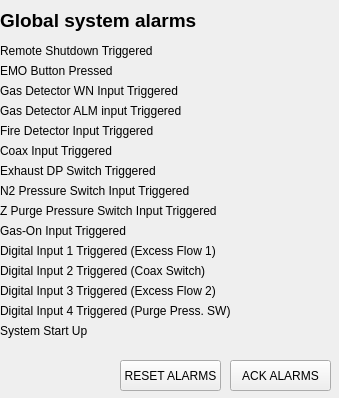
<?xml version="1.0" encoding="UTF-8"?>
<ui version="4.0">
 <class>Form</class>
 <widget class="QWidget" name="Form">
  <property name="geometry">
   <rect>
    <x>0</x>
    <y>0</y>
    <width>339</width>
    <height>398</height>
   </rect>
  </property>
  <property name="windowTitle">
   <string>${DEV}</string>
  </property>
  <widget class="PyDMPushButton" name="Alarm_Ack">
   <property name="geometry">
    <rect>
     <x>230</x>
     <y>360</y>
     <width>101</width>
     <height>31</height>
    </rect>
   </property>
   <property name="toolTip">
    <string/>
   </property>
   <property name="text">
    <string>ACK ALARMS</string>
   </property>
   <property name="channel" stdset="0">
    <string>ca://${DEV}:ALARM_ACK_SET</string>
   </property>
   <property name="pressValue" stdset="0">
    <string>1234</string>
   </property>
  </widget>
  <widget class="PyDMPushButton" name="Alarm_Reset">
   <property name="geometry">
    <rect>
     <x>120</x>
     <y>360</y>
     <width>101</width>
     <height>31</height>
    </rect>
   </property>
   <property name="toolTip">
    <string/>
   </property>
   <property name="text">
    <string>RESET ALARMS</string>
   </property>
   <property name="channel" stdset="0">
    <string>ca://${DEV}:ALARM_RESET_SET</string>
   </property>
   <property name="pressValue" stdset="0">
    <string>1234</string>
   </property>
  </widget>
  <widget class="PyDMLabel" name="Alarms_label">
   <property name="geometry">
    <rect>
     <x>0</x>
     <y>10</y>
     <width>261</width>
     <height>21</height>
    </rect>
   </property>
   <property name="font">
    <font>
     <pointsize>14</pointsize>
     <weight>75</weight>
     <bold>true</bold>
    </font>
   </property>
   <property name="focusPolicy">
    <enum>Qt::NoFocus</enum>
   </property>
   <property name="toolTip">
    <string/>
   </property>
   <property name="lineWidth">
    <number>1</number>
   </property>
   <property name="text">
    <string>Global system alarms</string>
   </property>
   <property name="textFormat">
    <enum>Qt::PlainText</enum>
   </property>
   <property name="scaledContents">
    <bool>false</bool>
   </property>
  </widget>
  <widget class="PyDMLabel" name="Alarm1_label">
   <property name="geometry">
    <rect>
     <x>0</x>
     <y>40</y>
     <width>261</width>
     <height>21</height>
    </rect>
   </property>
   <property name="toolTip">
    <string/>
   </property>
   <property name="text">
    <string>Remote Shutdown Triggered</string>
   </property>
  </widget>
  <widget class="PyDMByteIndicator" name="Alarm1">
   <property name="geometry">
    <rect>
     <x>270</x>
     <y>40</y>
     <width>61</width>
     <height>21</height>
    </rect>
   </property>
   <property name="font">
    <font>
     <pointsize>2</pointsize>
    </font>
   </property>
   <property name="toolTip">
    <string/>
   </property>
   <property name="channel" stdset="0">
    <string>ca://${DEV}:ALARM_RMT_SHUTDOWN_RBV</string>
   </property>
   <property name="onColor" stdset="0">
    <color>
     <red>255</red>
     <green>0</green>
     <blue>0</blue>
    </color>
   </property>
   <property name="offColor" stdset="0">
    <color>
     <red>0</red>
     <green>255</green>
     <blue>0</blue>
    </color>
   </property>
   <property name="showLabels" stdset="0">
    <bool>false</bool>
   </property>
  </widget>
  <widget class="PyDMByteIndicator" name="Alarm2">
   <property name="geometry">
    <rect>
     <x>270</x>
     <y>60</y>
     <width>61</width>
     <height>21</height>
    </rect>
   </property>
   <property name="font">
    <font>
     <pointsize>2</pointsize>
    </font>
   </property>
   <property name="toolTip">
    <string/>
   </property>
   <property name="channel" stdset="0">
    <string>ca://${DEV}:ALARM_EMO_BTN_PRESSED_RBV</string>
   </property>
   <property name="onColor" stdset="0">
    <color>
     <red>255</red>
     <green>0</green>
     <blue>0</blue>
    </color>
   </property>
   <property name="offColor" stdset="0">
    <color>
     <red>0</red>
     <green>255</green>
     <blue>0</blue>
    </color>
   </property>
   <property name="showLabels" stdset="0">
    <bool>false</bool>
   </property>
  </widget>
  <widget class="PyDMLabel" name="Alarm2_label">
   <property name="geometry">
    <rect>
     <x>0</x>
     <y>60</y>
     <width>261</width>
     <height>21</height>
    </rect>
   </property>
   <property name="toolTip">
    <string/>
   </property>
   <property name="text">
    <string>EMO Button Pressed</string>
   </property>
  </widget>
  <widget class="PyDMByteIndicator" name="Alarm3">
   <property name="geometry">
    <rect>
     <x>270</x>
     <y>80</y>
     <width>61</width>
     <height>21</height>
    </rect>
   </property>
   <property name="font">
    <font>
     <pointsize>2</pointsize>
    </font>
   </property>
   <property name="toolTip">
    <string/>
   </property>
   <property name="channel" stdset="0">
    <string>ca://${DEV}:ALARM_GAS_DET_WN_IN_RBV</string>
   </property>
   <property name="onColor" stdset="0">
    <color>
     <red>255</red>
     <green>0</green>
     <blue>0</blue>
    </color>
   </property>
   <property name="offColor" stdset="0">
    <color>
     <red>0</red>
     <green>255</green>
     <blue>0</blue>
    </color>
   </property>
   <property name="showLabels" stdset="0">
    <bool>false</bool>
   </property>
  </widget>
  <widget class="PyDMLabel" name="Alarm3_label">
   <property name="geometry">
    <rect>
     <x>0</x>
     <y>80</y>
     <width>261</width>
     <height>21</height>
    </rect>
   </property>
   <property name="toolTip">
    <string/>
   </property>
   <property name="text">
    <string>Gas Detector WN Input Triggered</string>
   </property>
  </widget>
  <widget class="PyDMLabel" name="Alarm4_label">
   <property name="geometry">
    <rect>
     <x>0</x>
     <y>100</y>
     <width>261</width>
     <height>21</height>
    </rect>
   </property>
   <property name="toolTip">
    <string/>
   </property>
   <property name="text">
    <string>Gas Detector ALM input Triggered</string>
   </property>
  </widget>
  <widget class="PyDMByteIndicator" name="Alarm4">
   <property name="geometry">
    <rect>
     <x>270</x>
     <y>100</y>
     <width>61</width>
     <height>21</height>
    </rect>
   </property>
   <property name="font">
    <font>
     <pointsize>2</pointsize>
    </font>
   </property>
   <property name="toolTip">
    <string/>
   </property>
   <property name="channel" stdset="0">
    <string>ca://${DEV}:ALARM_GAS_DET_ALM_IN_RBV</string>
   </property>
   <property name="onColor" stdset="0">
    <color>
     <red>255</red>
     <green>0</green>
     <blue>0</blue>
    </color>
   </property>
   <property name="offColor" stdset="0">
    <color>
     <red>0</red>
     <green>255</green>
     <blue>0</blue>
    </color>
   </property>
   <property name="showLabels" stdset="0">
    <bool>false</bool>
   </property>
  </widget>
  <widget class="PyDMLabel" name="Alarm5_label">
   <property name="geometry">
    <rect>
     <x>0</x>
     <y>120</y>
     <width>261</width>
     <height>21</height>
    </rect>
   </property>
   <property name="toolTip">
    <string/>
   </property>
   <property name="text">
    <string>Fire Detector Input Triggered</string>
   </property>
  </widget>
  <widget class="PyDMByteIndicator" name="Alarm5">
   <property name="geometry">
    <rect>
     <x>270</x>
     <y>120</y>
     <width>61</width>
     <height>21</height>
    </rect>
   </property>
   <property name="font">
    <font>
     <pointsize>2</pointsize>
    </font>
   </property>
   <property name="toolTip">
    <string/>
   </property>
   <property name="channel" stdset="0">
    <string>ca://${DEV}:ALARM_FIRE_DET_IN_RBV</string>
   </property>
   <property name="onColor" stdset="0">
    <color>
     <red>255</red>
     <green>0</green>
     <blue>0</blue>
    </color>
   </property>
   <property name="offColor" stdset="0">
    <color>
     <red>0</red>
     <green>255</green>
     <blue>0</blue>
    </color>
   </property>
   <property name="showLabels" stdset="0">
    <bool>false</bool>
   </property>
  </widget>
  <widget class="PyDMLabel" name="Alarm6_label">
   <property name="geometry">
    <rect>
     <x>0</x>
     <y>140</y>
     <width>261</width>
     <height>21</height>
    </rect>
   </property>
   <property name="toolTip">
    <string/>
   </property>
   <property name="text">
    <string>Coax Input Triggered</string>
   </property>
  </widget>
  <widget class="PyDMByteIndicator" name="Alarm6">
   <property name="geometry">
    <rect>
     <x>270</x>
     <y>140</y>
     <width>61</width>
     <height>21</height>
    </rect>
   </property>
   <property name="font">
    <font>
     <pointsize>2</pointsize>
    </font>
   </property>
   <property name="toolTip">
    <string/>
   </property>
   <property name="channel" stdset="0">
    <string>ca://${DEV}:ALARM_COAX_IN_RBV</string>
   </property>
   <property name="onColor" stdset="0">
    <color>
     <red>255</red>
     <green>0</green>
     <blue>0</blue>
    </color>
   </property>
   <property name="offColor" stdset="0">
    <color>
     <red>0</red>
     <green>255</green>
     <blue>0</blue>
    </color>
   </property>
   <property name="showLabels" stdset="0">
    <bool>false</bool>
   </property>
  </widget>
  <widget class="PyDMLabel" name="Alarm7_label">
   <property name="geometry">
    <rect>
     <x>0</x>
     <y>160</y>
     <width>261</width>
     <height>21</height>
    </rect>
   </property>
   <property name="toolTip">
    <string/>
   </property>
   <property name="text">
    <string>Exhaust DP Switch Triggered</string>
   </property>
  </widget>
  <widget class="PyDMByteIndicator" name="Alarm7">
   <property name="geometry">
    <rect>
     <x>270</x>
     <y>160</y>
     <width>61</width>
     <height>21</height>
    </rect>
   </property>
   <property name="font">
    <font>
     <pointsize>2</pointsize>
    </font>
   </property>
   <property name="toolTip">
    <string/>
   </property>
   <property name="channel" stdset="0">
    <string>ca://${DEV}:ALARM_EX_DP_SW_RBV</string>
   </property>
   <property name="onColor" stdset="0">
    <color>
     <red>255</red>
     <green>0</green>
     <blue>0</blue>
    </color>
   </property>
   <property name="offColor" stdset="0">
    <color>
     <red>0</red>
     <green>255</green>
     <blue>0</blue>
    </color>
   </property>
   <property name="showLabels" stdset="0">
    <bool>false</bool>
   </property>
  </widget>
  <widget class="PyDMLabel" name="Alarm8_label">
   <property name="geometry">
    <rect>
     <x>0</x>
     <y>180</y>
     <width>261</width>
     <height>21</height>
    </rect>
   </property>
   <property name="toolTip">
    <string/>
   </property>
   <property name="text">
    <string>N2 Pressure Switch Input Triggered</string>
   </property>
  </widget>
  <widget class="PyDMByteIndicator" name="Alarm8">
   <property name="geometry">
    <rect>
     <x>270</x>
     <y>180</y>
     <width>61</width>
     <height>21</height>
    </rect>
   </property>
   <property name="font">
    <font>
     <pointsize>2</pointsize>
    </font>
   </property>
   <property name="toolTip">
    <string/>
   </property>
   <property name="channel" stdset="0">
    <string>ca://${DEV}:ALARM_N2_PRESS_SW_RBV</string>
   </property>
   <property name="onColor" stdset="0">
    <color>
     <red>255</red>
     <green>0</green>
     <blue>0</blue>
    </color>
   </property>
   <property name="offColor" stdset="0">
    <color>
     <red>0</red>
     <green>255</green>
     <blue>0</blue>
    </color>
   </property>
   <property name="showLabels" stdset="0">
    <bool>false</bool>
   </property>
  </widget>
  <widget class="PyDMLabel" name="Alarm9_label">
   <property name="geometry">
    <rect>
     <x>0</x>
     <y>200</y>
     <width>261</width>
     <height>21</height>
    </rect>
   </property>
   <property name="toolTip">
    <string/>
   </property>
   <property name="text">
    <string>Z Purge Pressure Switch Input Triggered</string>
   </property>
  </widget>
  <widget class="PyDMByteIndicator" name="Alarm9">
   <property name="geometry">
    <rect>
     <x>270</x>
     <y>200</y>
     <width>61</width>
     <height>21</height>
    </rect>
   </property>
   <property name="font">
    <font>
     <pointsize>2</pointsize>
    </font>
   </property>
   <property name="toolTip">
    <string/>
   </property>
   <property name="channel" stdset="0">
    <string>ca://${DEV}:ALARM_Z_PURGE_PRESS_SW_RBV</string>
   </property>
   <property name="onColor" stdset="0">
    <color>
     <red>255</red>
     <green>0</green>
     <blue>0</blue>
    </color>
   </property>
   <property name="offColor" stdset="0">
    <color>
     <red>0</red>
     <green>255</green>
     <blue>0</blue>
    </color>
   </property>
   <property name="showLabels" stdset="0">
    <bool>false</bool>
   </property>
  </widget>
  <widget class="PyDMLabel" name="Alarm10_label">
   <property name="geometry">
    <rect>
     <x>0</x>
     <y>220</y>
     <width>261</width>
     <height>21</height>
    </rect>
   </property>
   <property name="toolTip">
    <string/>
   </property>
   <property name="text">
    <string>Gas-On Input Triggered</string>
   </property>
  </widget>
  <widget class="PyDMByteIndicator" name="Alarm10">
   <property name="geometry">
    <rect>
     <x>270</x>
     <y>220</y>
     <width>61</width>
     <height>21</height>
    </rect>
   </property>
   <property name="font">
    <font>
     <pointsize>2</pointsize>
    </font>
   </property>
   <property name="toolTip">
    <string/>
   </property>
   <property name="channel" stdset="0">
    <string>ca://${DEV}:ALARM_GAS_ON_IN_RBV</string>
   </property>
   <property name="onColor" stdset="0">
    <color>
     <red>255</red>
     <green>0</green>
     <blue>0</blue>
    </color>
   </property>
   <property name="offColor" stdset="0">
    <color>
     <red>0</red>
     <green>255</green>
     <blue>0</blue>
    </color>
   </property>
   <property name="showLabels" stdset="0">
    <bool>false</bool>
   </property>
  </widget>
  <widget class="PyDMLabel" name="Alarm11_label">
   <property name="geometry">
    <rect>
     <x>0</x>
     <y>240</y>
     <width>261</width>
     <height>21</height>
    </rect>
   </property>
   <property name="toolTip">
    <string/>
   </property>
   <property name="text">
    <string>Digital Input 1 Triggered (Excess Flow 1)</string>
   </property>
  </widget>
  <widget class="PyDMByteIndicator" name="Alarm11">
   <property name="geometry">
    <rect>
     <x>270</x>
     <y>240</y>
     <width>61</width>
     <height>21</height>
    </rect>
   </property>
   <property name="font">
    <font>
     <pointsize>2</pointsize>
    </font>
   </property>
   <property name="toolTip">
    <string/>
   </property>
   <property name="channel" stdset="0">
    <string>ca://${DEV}:ALARM_DIG_IN_1_RBV</string>
   </property>
   <property name="onColor" stdset="0">
    <color>
     <red>255</red>
     <green>0</green>
     <blue>0</blue>
    </color>
   </property>
   <property name="offColor" stdset="0">
    <color>
     <red>0</red>
     <green>255</green>
     <blue>0</blue>
    </color>
   </property>
   <property name="showLabels" stdset="0">
    <bool>false</bool>
   </property>
  </widget>
  <widget class="PyDMLabel" name="Alarm12_label">
   <property name="geometry">
    <rect>
     <x>0</x>
     <y>260</y>
     <width>261</width>
     <height>21</height>
    </rect>
   </property>
   <property name="toolTip">
    <string/>
   </property>
   <property name="text">
    <string>Digital Input 2 Triggered (Coax Switch)</string>
   </property>
  </widget>
  <widget class="PyDMByteIndicator" name="Alarm12">
   <property name="geometry">
    <rect>
     <x>270</x>
     <y>260</y>
     <width>61</width>
     <height>21</height>
    </rect>
   </property>
   <property name="font">
    <font>
     <pointsize>2</pointsize>
    </font>
   </property>
   <property name="toolTip">
    <string/>
   </property>
   <property name="channel" stdset="0">
    <string>ca://${DEV}:ALARM_DIG_IN_2_RBV</string>
   </property>
   <property name="onColor" stdset="0">
    <color>
     <red>255</red>
     <green>0</green>
     <blue>0</blue>
    </color>
   </property>
   <property name="offColor" stdset="0">
    <color>
     <red>0</red>
     <green>255</green>
     <blue>0</blue>
    </color>
   </property>
   <property name="showLabels" stdset="0">
    <bool>false</bool>
   </property>
  </widget>
  <widget class="PyDMLabel" name="Alarm13_label">
   <property name="geometry">
    <rect>
     <x>0</x>
     <y>280</y>
     <width>261</width>
     <height>21</height>
    </rect>
   </property>
   <property name="toolTip">
    <string/>
   </property>
   <property name="text">
    <string>Digital Input 3 Triggered (Excess Flow 2)</string>
   </property>
  </widget>
  <widget class="PyDMByteIndicator" name="Alarm13">
   <property name="geometry">
    <rect>
     <x>270</x>
     <y>280</y>
     <width>61</width>
     <height>21</height>
    </rect>
   </property>
   <property name="font">
    <font>
     <pointsize>2</pointsize>
    </font>
   </property>
   <property name="toolTip">
    <string/>
   </property>
   <property name="channel" stdset="0">
    <string>ca://${DEV}:ALARM_DIG_IN_3_RBV</string>
   </property>
   <property name="onColor" stdset="0">
    <color>
     <red>255</red>
     <green>0</green>
     <blue>0</blue>
    </color>
   </property>
   <property name="offColor" stdset="0">
    <color>
     <red>0</red>
     <green>255</green>
     <blue>0</blue>
    </color>
   </property>
   <property name="showLabels" stdset="0">
    <bool>false</bool>
   </property>
  </widget>
  <widget class="PyDMLabel" name="Alarm14_label">
   <property name="geometry">
    <rect>
     <x>0</x>
     <y>300</y>
     <width>261</width>
     <height>21</height>
    </rect>
   </property>
   <property name="toolTip">
    <string/>
   </property>
   <property name="text">
    <string>Digital Input 4 Triggered (Purge Press. SW)</string>
   </property>
  </widget>
  <widget class="PyDMByteIndicator" name="Alarm14">
   <property name="geometry">
    <rect>
     <x>270</x>
     <y>300</y>
     <width>61</width>
     <height>21</height>
    </rect>
   </property>
   <property name="font">
    <font>
     <pointsize>2</pointsize>
    </font>
   </property>
   <property name="toolTip">
    <string/>
   </property>
   <property name="channel" stdset="0">
    <string>ca://${DEV}:ALARM_DIG_IN_4_RBV</string>
   </property>
   <property name="onColor" stdset="0">
    <color>
     <red>255</red>
     <green>0</green>
     <blue>0</blue>
    </color>
   </property>
   <property name="offColor" stdset="0">
    <color>
     <red>0</red>
     <green>255</green>
     <blue>0</blue>
    </color>
   </property>
   <property name="showLabels" stdset="0">
    <bool>false</bool>
   </property>
  </widget>
  <widget class="PyDMByteIndicator" name="Alarm15">
   <property name="geometry">
    <rect>
     <x>270</x>
     <y>320</y>
     <width>61</width>
     <height>21</height>
    </rect>
   </property>
   <property name="font">
    <font>
     <pointsize>2</pointsize>
    </font>
   </property>
   <property name="toolTip">
    <string/>
   </property>
   <property name="channel" stdset="0">
    <string>ca://${DEV}:ALARM_SYST_STARTUP_RBV</string>
   </property>
   <property name="onColor" stdset="0">
    <color>
     <red>255</red>
     <green>0</green>
     <blue>0</blue>
    </color>
   </property>
   <property name="offColor" stdset="0">
    <color>
     <red>0</red>
     <green>255</green>
     <blue>0</blue>
    </color>
   </property>
   <property name="showLabels" stdset="0">
    <bool>false</bool>
   </property>
  </widget>
  <widget class="PyDMLabel" name="Alarm15_label">
   <property name="geometry">
    <rect>
     <x>0</x>
     <y>320</y>
     <width>261</width>
     <height>21</height>
    </rect>
   </property>
   <property name="toolTip">
    <string/>
   </property>
   <property name="text">
    <string>System Start Up</string>
   </property>
  </widget>
 </widget>
 <customwidgets>
  <customwidget>
   <class>PyDMLabel</class>
   <extends>QLabel</extends>
   <header>pydm.widgets.label</header>
  </customwidget>
  <customwidget>
   <class>PyDMByteIndicator</class>
   <extends>QWidget</extends>
   <header>pydm.widgets.byte</header>
  </customwidget>
  <customwidget>
   <class>PyDMPushButton</class>
   <extends>QPushButton</extends>
   <header>pydm.widgets.pushbutton</header>
  </customwidget>
 </customwidgets>
 <resources/>
 <connections/>
</ui>
